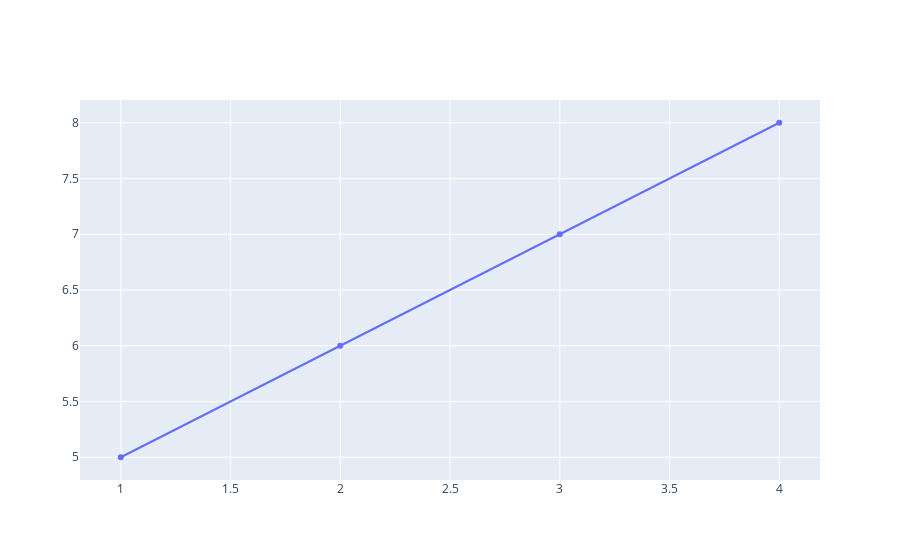

The notebook cell saved with this chart:
### Code cell
fig=go.Figure()
fig.add_trace(go.Scatter(x=[1,2,3,4],y=[5,6,7,8]))
fig.show()

### Figure 1 — Plotly figure (JSON) as saved in the notebook; plotly's stock layout.template omitted (floating-point values rounded to 4 significant figures)
{"data": [{"type": "scatter", "x": [1, 2, 3, 4], "y": [5, 6, 7, 8]}], "layout": {}}
